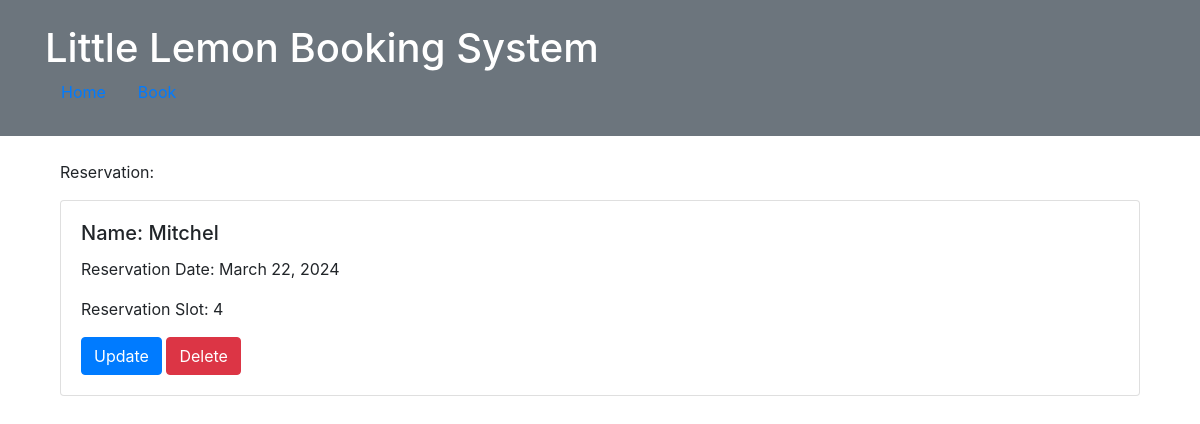
The app's page /details/1/, older data.
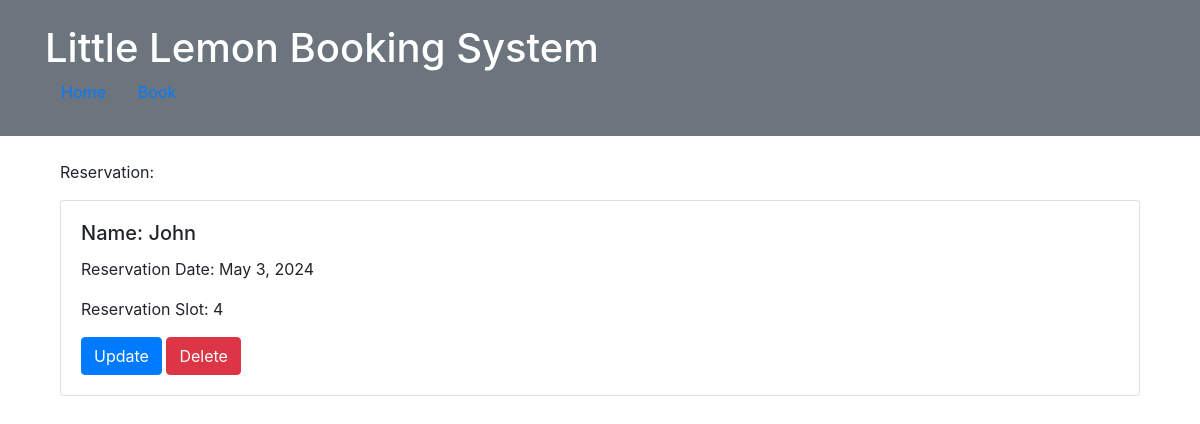
The same page, newer data.
### booking_app/models.py (models this page shows, shortened)
class Booking(models.Model):
    first_name = models.CharField(max_length=100)
    reservation_date = models.DateField()
    reservation_slot = models.CharField(max_length=100)

### booking_app/views.py (the view)
# urls.py: path('details/<int:pk>/', BookingDetailView.as_view(), name="details"),
class BookingDetailView(DetailView):
    model = Booking
    template_name = "details.html"

### booking_app/templates/details.html
{% extends 'base.html' %}
{% block content %}
<div class="container">
    <p>Reservation:</p>
    <div class="card mb-4">
        <div class="card-body">
            <h5 class="card-title">Name: {{ booking.first_name }}</h5>
            <p class="card-text">Reservation Date: {{ booking.reservation_date }}</p>
            <p class="card-text">Reservation Slot: {{ booking.reservation_slot }}</p>
            <a href="{% url 'update' booking.id %}" class="btn btn-primary">Update</a>
            <a href="{% url 'delete' booking.id %}" class="btn btn-danger">Delete</a>
        </div>
    </div>
</div>
{% endblock %}

Row changes from the older to the newer data that the page shows:
changed Booking: first_name "Mitchel" → "John"; reservation_date "March 22, 2024" → "May 3, 2024"
